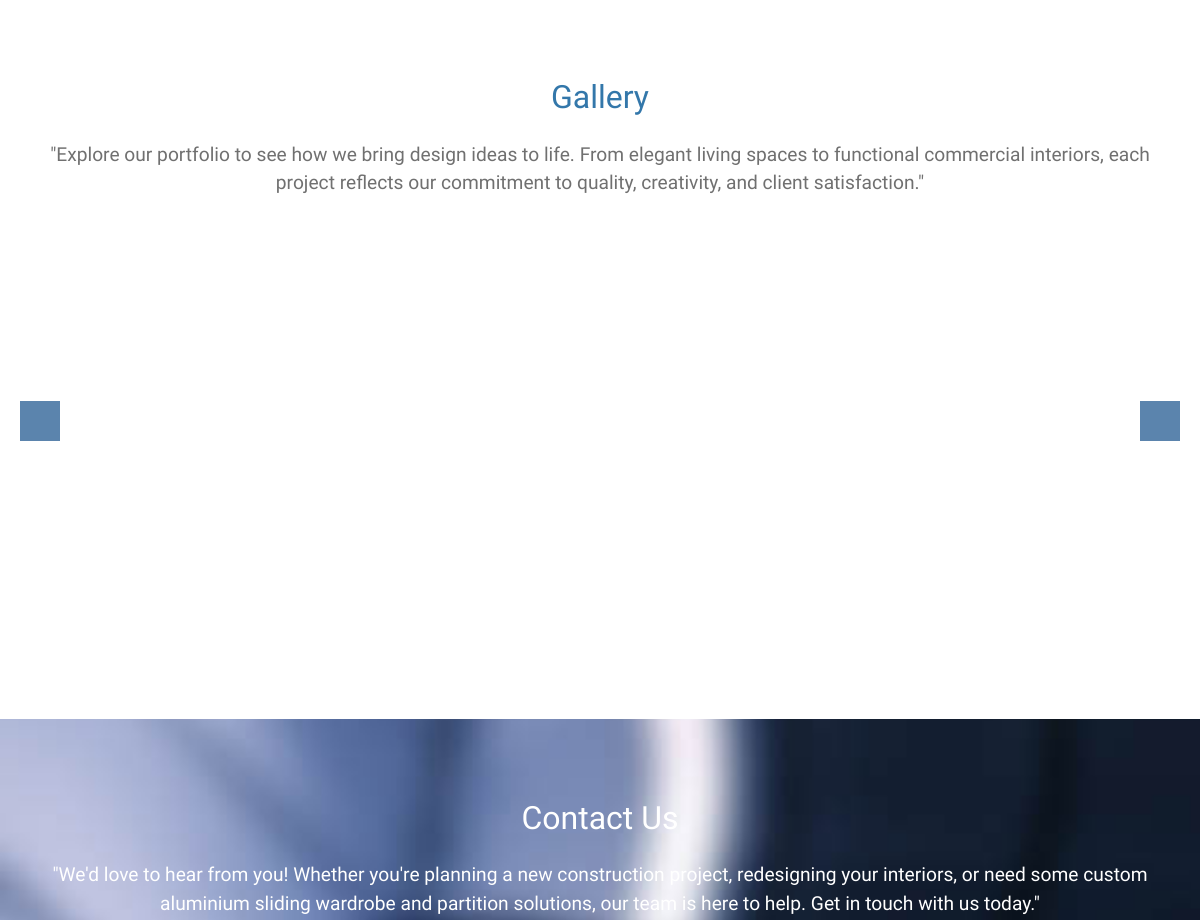
/ (middle part), run on an earlier commit of the app's database.
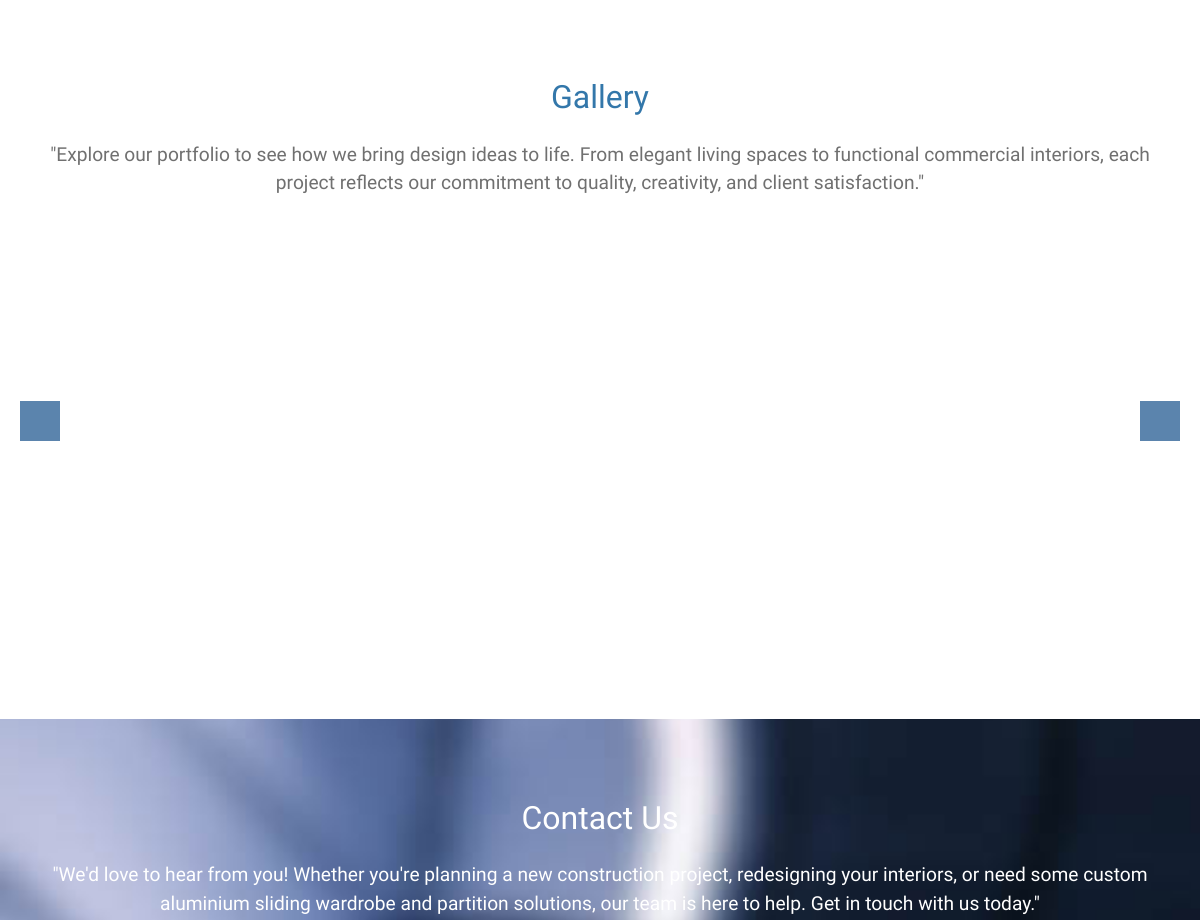
And on a later commit of the database.
### sbdapp/models.py (models this page shows, shortened)
class GalleryImage(models.Model):
    CATEGORY_CHOICES = [
        ('interior', 'Interior'),
        ('sliding', 'Sliding'),
        ('construction', 'Construction'),  # Added construction option
    ]
    title = models.CharField(max_length=100, blank=True)
    image = models.ImageField(upload_to='gallery/')
    category = models.CharField(max_length=20, choices=CATEGORY_CHOICES, default='interior')
    uploaded_at = models.DateTimeField(auto_now_add=True)

### sbdapp/views.py (the view)
# urls.py: path("", views.index_view, name="index"),
def index_view(request):
    gallery_images = GalleryImage.objects.all()
    testimonials = Testimonial.objects.all()
    return render(request, 'index.html', {
        'gallery_images': gallery_images,
        'testimonials': testimonials,
    })

### templates/index.html (shortened to what this page needs)
{% load static %}
<!DOCTYPE html>
<html lang="en">
<head>
  <link rel="stylesheet" href="{% static 'fontawesome-5.5/css/all.min.css' %}" />
  <link rel="stylesheet" href="{% static 'slick/slick.css' %}">
  <link rel="stylesheet" href="{% static 'slick/slick-theme.css' %}">
  <link rel="stylesheet" href="{% static 'magnific-popup/magnific-popup.css' %}">
  <link rel="stylesheet" href="{% static 'css/bootstrap.min.css' %}" />
  <link rel="stylesheet" href="{% static 'css/tooplate-infinite-loop.css' %}" />
</head>
<body>
  <section id="gallery" class="tm-section-pad-top">
    <div class="container tm-container-gallery">
      <div class="row">
        <div class="text-center col-12">
          <h2 class="tm-text-primary tm-section-title mb-4">Gallery</h2>
          <p class="mx-auto tm-section-desc">"Explore our portfolio to see how we bring design ideas to life. From
            elegant living spaces to functional commercial interiors, each project reflects our commitment to quality,
            creativity, and client satisfaction."</p>
        </div>
      </div>
      <div class="row">
        <div class="col-12">
          <div class="mx-auto tm-gallery-container">
            <div class="grid tm-gallery">
              {% for image in gallery_images %}
              <a href="{{ image.image.url }}" class="tm-gallery-link">
                <figure class="effect-honey tm-gallery-item">
                  <img src="{{ image.image.url }}" alt="{{ image.title }}" class="img-fluid">
                </figure>
              </a>
              {% empty %}
              <div class="text-center w-100">
                <p>No images available yet.</p>
              </div>
              {% endfor %}
            </div>
          </div>
        </div>
      </div>
    </div>
  </section>
  <section id="contact" class="tm-section-pad-top tm-parallax-2">
    <div class="container tm-container-contact">
      <div class="row">
        <div class="text-center col-12">
          <h2 class="tm-section-title mb-4">Contact Us</h2>
          <p class="mb-5">"We'd love to hear from you! Whether you're planning a new construction project, redesigning
            your interiors, or need some custom aluminium sliding wardrobe and partition solutions, our team is here to help. Get in touch with
            us today."</p><br>
        </div>
      </div>
    </div>
  </section>
</body>
</html>

### static/css/tooplate-infinite-loop.css (style rules this page uses)
body { font-family: "Raleway", sans-serif; font-size: 1.2em; color: #707070; margin: 0; padding: 0; overflow-x: hidden; width: 100%; position: relative; }
html, body, section, .tm-parallax, .tm-parallax-2 { overflow-x: hidden; max-width: 100vw; position: relative; }
html { -webkit-text-size-adjust: 100%; -ms-text-size-adjust: 100%; }
a { transition: all 0.3s ease; color: #38B; }
.tm-section-pad-top { padding-top: 80px; padding-bottom: 40px; }
.tm-text-primary { color: #37A; }
.tm-gallery-container { padding-top: 70px; padding-bottom: 120px; width: 100%; max-width: 100%; }
.tm-gallery .slick-slide { margin: 0 10px; outline: none; }
.tm-gallery .slick-slide img, .tm-gallery-item img { width: 100%; height: 250px; object-fit: cover; border-radius: 5px; max-width: 100%; display: block; }
.tm-gallery.slick-initialized .slick-slide { display: inline-block !important; float: none !important; height: auto; }
.tm-gallery-item img { opacity: 1 !important; }
#contact { color: white; background-image: url(../img/infinite-loop-03.jpg); background-size: cover; background-attachment: fixed; }

What changed in the data, as far as the page shows it:
removed GalleryImage: image (picture)
removed GalleryImage: image (picture)
removed GalleryImage: image (picture)
removed GalleryImage: image (picture)
removed GalleryImage: image (picture)
added GalleryImage: image (picture)
added GalleryImage: image (picture)
added GalleryImage: image (picture)
added GalleryImage: image (picture)
added GalleryImage: image (picture)
